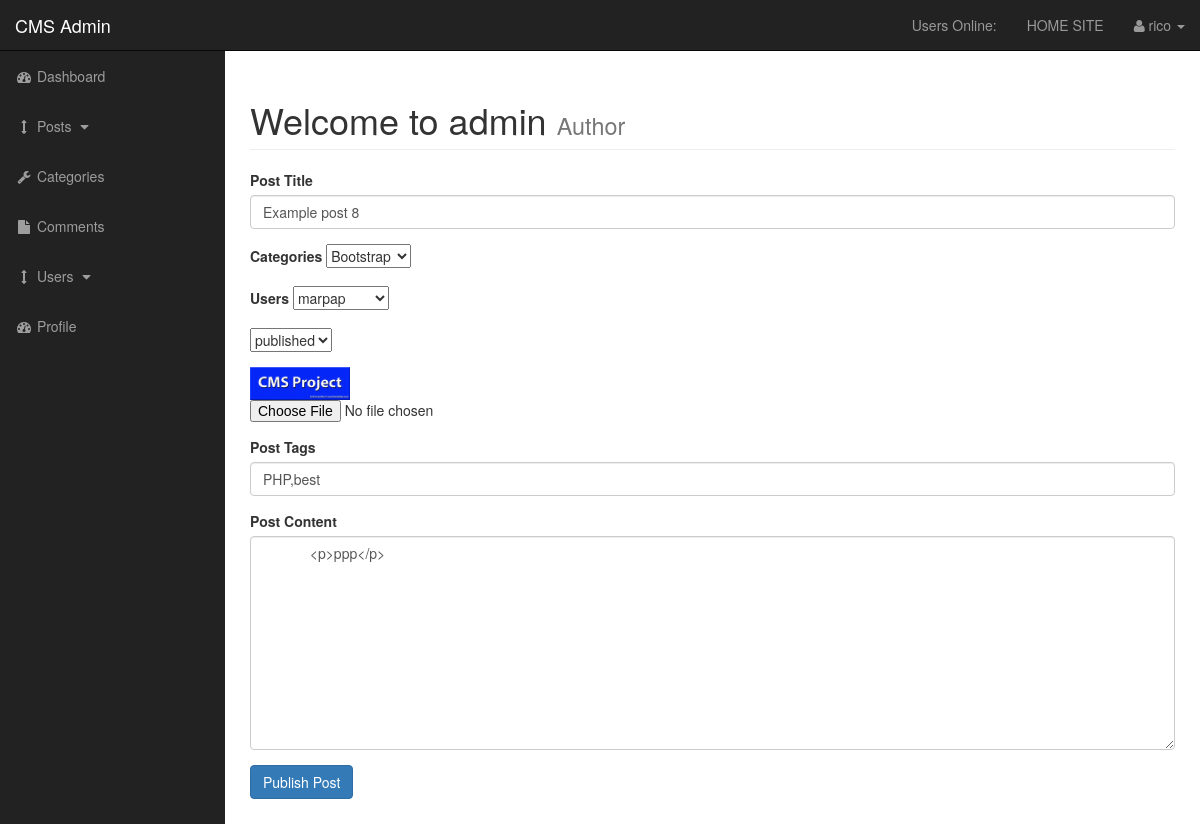
/admin/posts.php?source=edit_post&p_id=14 (signed in), run on the app's committed database.
### tables this page shows
CREATE TABLE IF NOT EXISTS `posts` (
  `post_id` int(3) NOT NULL AUTO_INCREMENT,
  `post_category_id` int(3) NOT NULL,
  `post_title` varchar(255) NOT NULL,
  `post_author` varchar(255) DEFAULT NULL,
  `post_user` varchar(255) DEFAULT NULL,
  `post_date` date NOT NULL,
  `post_image` text NOT NULL,
  `post_content` text NOT NULL,
  `post_tags` varchar(255) NOT NULL,
  `post_comment_count` varchar(255) DEFAULT NULL,
  `post_status` varchar(255) NOT NULL DEFAULT 'draft',
  `post_views_count` int(11) DEFAULT NULL,
  PRIMARY KEY (`post_id`)
);

### admin/includes/edit_post.php (the view, shortened to what this page needs)
<?php
$query = "SELECT * FROM posts";
$select_post_by_id = mysqli_query($connection,$query);
while($row = mysqli_fetch_assoc($select_post_by_id)) {
    $post_user = $row['post_user'];
    $post_title = $row['post_title'];
    $post_category_id = $row['post_category_id'];
    $post_status = $row['post_status'];
    $post_image = $row['post_image'];
    $post_content = $row['post_content'];
    $post_tags = $row['post_tags'];
}
?>
<form action="" method="post" enctype="multipart/form-data">
    <div class="form-group">
        <label for="title">Post Title</label>
        <input value="<?php echo $post_title; ?>" type="text" class="form-control" name="post_title">
    </div>
    <div class="form-group">
        <label for="categories">Categories</label>
        <select name="post_category" id="">
            <?php
            $query = "SELECT * FROM categories";
            $select_categories = mysqli_query($connection,$query);
            while($row = mysqli_fetch_assoc($select_categories)) {
                $cat_id = $row['cat_id'];
                $cat_title = $row['cat_title'];
                if($cat_id == $post_category_id){
                    echo "<option selected value='$cat_id'>{$cat_title}</option>";
                }else{
                    echo "<option value='$cat_id'>{$cat_title}</option>";
                }
            }
            ?>
        </select>
    </div>
    <div class="form-group">
        <label for="users">Users</label>
        <select name="post_user" id="">
            <?php echo "<option value='{$post_user}'>{$post_user}</option>"; ?>
        </select>
    </div>
    <div class="form-group">
        <select name="post_status" id="">
            <option value='<?php echo $post_status; ?>'><?php echo $post_status; ?></option>
        </select>
    </div>
    <div class="form-group">
        <img width="100" src="../images/<?php echo $post_image; ?>" alt="">
        <input type="file" name="image">
    </div>
    <div class="form-group">
        <label for="post_tags">Post Tags</label>
        <input value="<?php echo $post_tags; ?>" type="text" class="form-control" name="post_tags">
    </div>
    <div class="form-group">
        <label for="post_content">Post Content</label>
        <textarea class="form-control" name="post_content" id="body" cols="30" rows="10">
            <?php echo str_replace('\r\n', '</br>', $post_content); ?>
        </textarea>
    </div>
    <div class="form-group">
        <input class="btn btn-primary" type="submit" name="update_post" value="Publish Post">
    </div>
</form>

### admin/css/sb-admin.css (style rules this page uses)
body { margin-top: 100px; background-color: #222; }
@media (min-width:768px) { body { margin-top: 50px; } }

### data on the page
posts: post_title "Example post 8", post_user "marpap", post_status "published", post_image (picture), post_tags "PHP,best", post_content "<p>ppp</p>"

### other printed values
$_SESSION['username'] "rico"
form field post_category "Bootstrap"
